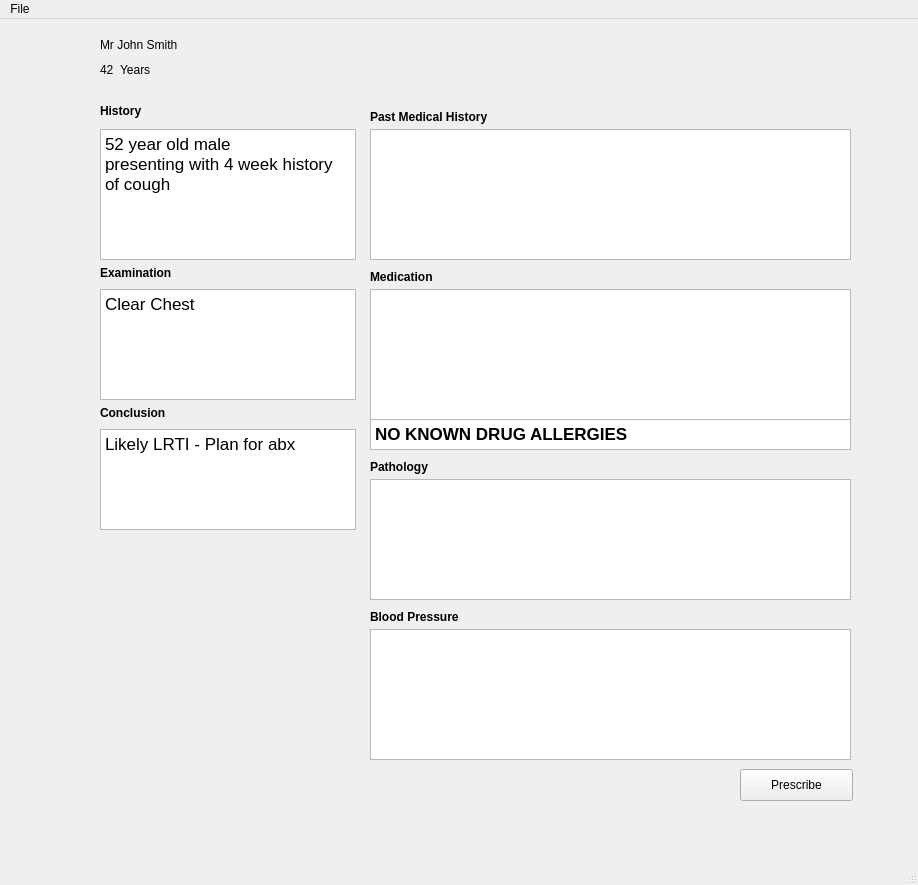
<?xml version="1.0" encoding="UTF-8"?>
<ui version="4.0">
 <class>within_window</class>
 <widget class="QMainWindow" name="within_window">
  <property name="geometry">
   <rect>
    <x>0</x>
    <y>0</y>
    <width>918</width>
    <height>885</height>
   </rect>
  </property>
  <property name="windowTitle">
   <string>MainWindow</string>
  </property>
  <widget class="QWidget" name="centralwidget">
   <widget class="QLabel" name="patientName">
    <property name="geometry">
     <rect>
      <x>100</x>
      <y>10</y>
      <width>181</width>
      <height>31</height>
     </rect>
    </property>
    <property name="text">
     <string>Mr John Smith</string>
    </property>
   </widget>
   <widget class="QLabel" name="patientAge">
    <property name="geometry">
     <rect>
      <x>100</x>
      <y>40</y>
      <width>21</width>
      <height>21</height>
     </rect>
    </property>
    <property name="text">
     <string>42</string>
    </property>
   </widget>
   <widget class="QLabel" name="patientAge_Years">
    <property name="geometry">
     <rect>
      <x>120</x>
      <y>40</y>
      <width>51</width>
      <height>21</height>
     </rect>
    </property>
    <property name="text">
     <string>Years</string>
    </property>
   </widget>
   <widget class="QPushButton" name="prescribe_BTN">
    <property name="geometry">
     <rect>
      <x>740</x>
      <y>750</y>
      <width>113</width>
      <height>32</height>
     </rect>
    </property>
    <property name="text">
     <string>Prescribe</string>
    </property>
   </widget>
   <widget class="QLabel" name="examination_label">
    <property name="geometry">
     <rect>
      <x>100</x>
      <y>240</y>
      <width>81</width>
      <height>28</height>
     </rect>
    </property>
    <property name="font">
     <font>
      <bold>true</bold>
     </font>
    </property>
    <property name="text">
     <string>Examination</string>
    </property>
   </widget>
   <widget class="QLabel" name="conclusion_label">
    <property name="geometry">
     <rect>
      <x>100</x>
      <y>380</y>
      <width>81</width>
      <height>28</height>
     </rect>
    </property>
    <property name="font">
     <font>
      <bold>true</bold>
     </font>
    </property>
    <property name="text">
     <string>Conclusion</string>
    </property>
   </widget>
   <widget class="QTextBrowser" name="examination_text">
    <property name="geometry">
     <rect>
      <x>100</x>
      <y>270</y>
      <width>256</width>
      <height>111</height>
     </rect>
    </property>
    <property name="html">
     <string>&lt;!DOCTYPE HTML PUBLIC &quot;-//W3C//DTD HTML 4.0//EN&quot; &quot;http://www.w3.org/TR/REC-html40/strict.dtd&quot;&gt;
&lt;html&gt;&lt;head&gt;&lt;meta name=&quot;qrichtext&quot; content=&quot;1&quot; /&gt;&lt;meta charset=&quot;utf-8&quot; /&gt;&lt;style type=&quot;text/css&quot;&gt;
p, li { white-space: pre-wrap; }
hr { height: 1px; border-width: 0; }
&lt;/style&gt;&lt;/head&gt;&lt;body style=&quot; font-family:'.AppleSystemUIFont'; font-size:13pt; font-weight:400; font-style:normal;&quot;&gt;
&lt;p style=&quot; margin-top:0px; margin-bottom:0px; margin-left:0px; margin-right:0px; -qt-block-indent:0; text-indent:0px;&quot;&gt;Clear Chest&lt;/p&gt;&lt;/body&gt;&lt;/html&gt;</string>
    </property>
   </widget>
   <widget class="QTextBrowser" name="history_text">
    <property name="geometry">
     <rect>
      <x>100</x>
      <y>110</y>
      <width>256</width>
      <height>131</height>
     </rect>
    </property>
    <property name="html">
     <string>&lt;!DOCTYPE HTML PUBLIC &quot;-//W3C//DTD HTML 4.0//EN&quot; &quot;http://www.w3.org/TR/REC-html40/strict.dtd&quot;&gt;
&lt;html&gt;&lt;head&gt;&lt;meta name=&quot;qrichtext&quot; content=&quot;1&quot; /&gt;&lt;meta charset=&quot;utf-8&quot; /&gt;&lt;style type=&quot;text/css&quot;&gt;
p, li { white-space: pre-wrap; }
hr { height: 1px; border-width: 0; }
&lt;/style&gt;&lt;/head&gt;&lt;body style=&quot; font-family:'.AppleSystemUIFont'; font-size:13pt; font-weight:400; font-style:normal;&quot;&gt;
&lt;p style=&quot; margin-top:0px; margin-bottom:0px; margin-left:0px; margin-right:0px; -qt-block-indent:0; text-indent:0px;&quot;&gt;52 year old male&lt;/p&gt;
&lt;p style=&quot; margin-top:0px; margin-bottom:0px; margin-left:0px; margin-right:0px; -qt-block-indent:0; text-indent:0px;&quot;&gt;presenting with 4 week history of cough&lt;/p&gt;
&lt;p style=&quot;-qt-paragraph-type:empty; margin-top:0px; margin-bottom:0px; margin-left:0px; margin-right:0px; -qt-block-indent:0; text-indent:0px;&quot;&gt;&lt;br /&gt;&lt;/p&gt;&lt;/body&gt;&lt;/html&gt;</string>
    </property>
   </widget>
   <widget class="QLabel" name="history_label">
    <property name="geometry">
     <rect>
      <x>100</x>
      <y>78</y>
      <width>51</width>
      <height>28</height>
     </rect>
    </property>
    <property name="font">
     <font>
      <bold>true</bold>
     </font>
    </property>
    <property name="text">
     <string>History</string>
    </property>
   </widget>
   <widget class="QTextBrowser" name="conclusion_text">
    <property name="geometry">
     <rect>
      <x>100</x>
      <y>410</y>
      <width>256</width>
      <height>101</height>
     </rect>
    </property>
    <property name="html">
     <string>&lt;!DOCTYPE HTML PUBLIC &quot;-//W3C//DTD HTML 4.0//EN&quot; &quot;http://www.w3.org/TR/REC-html40/strict.dtd&quot;&gt;
&lt;html&gt;&lt;head&gt;&lt;meta name=&quot;qrichtext&quot; content=&quot;1&quot; /&gt;&lt;meta charset=&quot;utf-8&quot; /&gt;&lt;style type=&quot;text/css&quot;&gt;
p, li { white-space: pre-wrap; }
hr { height: 1px; border-width: 0; }
&lt;/style&gt;&lt;/head&gt;&lt;body style=&quot; font-family:'.AppleSystemUIFont'; font-size:13pt; font-weight:400; font-style:normal;&quot;&gt;
&lt;p style=&quot; margin-top:0px; margin-bottom:0px; margin-left:0px; margin-right:0px; -qt-block-indent:0; text-indent:0px;&quot;&gt;Likely LRTI - Plan for abx&lt;/p&gt;&lt;/body&gt;&lt;/html&gt;</string>
    </property>
    <property name="textInteractionFlags">
     <set>Qt::LinksAccessibleByKeyboard|Qt::LinksAccessibleByMouse|Qt::TextBrowserInteraction|Qt::TextEditable|Qt::TextSelectableByMouse</set>
    </property>
   </widget>
   <widget class="QLabel" name="pastmedicalhistory_label">
    <property name="geometry">
     <rect>
      <x>370</x>
      <y>90</y>
      <width>131</width>
      <height>16</height>
     </rect>
    </property>
    <property name="font">
     <font>
      <bold>true</bold>
     </font>
    </property>
    <property name="text">
     <string>Past Medical History</string>
    </property>
   </widget>
   <widget class="QTableView" name="past_medical_history_table">
    <property name="geometry">
     <rect>
      <x>370</x>
      <y>110</y>
      <width>481</width>
      <height>131</height>
     </rect>
    </property>
   </widget>
   <widget class="QTableView" name="medication_table">
    <property name="geometry">
     <rect>
      <x>370</x>
      <y>270</y>
      <width>481</width>
      <height>131</height>
     </rect>
    </property>
   </widget>
   <widget class="QLabel" name="medication_label">
    <property name="geometry">
     <rect>
      <x>370</x>
      <y>250</y>
      <width>131</width>
      <height>16</height>
     </rect>
    </property>
    <property name="font">
     <font>
      <bold>true</bold>
     </font>
    </property>
    <property name="text">
     <string>Medication</string>
    </property>
   </widget>
   <widget class="QLabel" name="pathology_label">
    <property name="geometry">
     <rect>
      <x>370</x>
      <y>440</y>
      <width>131</width>
      <height>16</height>
     </rect>
    </property>
    <property name="font">
     <font>
      <bold>true</bold>
     </font>
    </property>
    <property name="text">
     <string>Pathology</string>
    </property>
   </widget>
   <widget class="QTableView" name="pathology_table">
    <property name="geometry">
     <rect>
      <x>370</x>
      <y>460</y>
      <width>481</width>
      <height>121</height>
     </rect>
    </property>
    <property name="sortingEnabled">
     <bool>false</bool>
    </property>
   </widget>
   <widget class="QTableView" name="bloodpressure_table">
    <property name="geometry">
     <rect>
      <x>370</x>
      <y>610</y>
      <width>481</width>
      <height>131</height>
     </rect>
    </property>
    <property name="sortingEnabled">
     <bool>false</bool>
    </property>
   </widget>
   <widget class="QLabel" name="bloodpressure_label">
    <property name="geometry">
     <rect>
      <x>370</x>
      <y>590</y>
      <width>131</width>
      <height>16</height>
     </rect>
    </property>
    <property name="font">
     <font>
      <bold>true</bold>
     </font>
    </property>
    <property name="text">
     <string>Blood Pressure</string>
    </property>
   </widget>
   <widget class="QTextBrowser" name="allergy_textBrowser">
    <property name="geometry">
     <rect>
      <x>370</x>
      <y>400</y>
      <width>481</width>
      <height>31</height>
     </rect>
    </property>
    <property name="html">
     <string>&lt;!DOCTYPE HTML PUBLIC &quot;-//W3C//DTD HTML 4.0//EN&quot; &quot;http://www.w3.org/TR/REC-html40/strict.dtd&quot;&gt;
&lt;html&gt;&lt;head&gt;&lt;meta name=&quot;qrichtext&quot; content=&quot;1&quot; /&gt;&lt;meta charset=&quot;utf-8&quot; /&gt;&lt;style type=&quot;text/css&quot;&gt;
p, li { white-space: pre-wrap; }
hr { height: 1px; border-width: 0; }
&lt;/style&gt;&lt;/head&gt;&lt;body style=&quot; font-family:'.AppleSystemUIFont'; font-size:13pt; font-weight:400; font-style:normal;&quot;&gt;
&lt;p style=&quot; margin-top:0px; margin-bottom:0px; margin-left:0px; margin-right:0px; -qt-block-indent:0; text-indent:0px;&quot;&gt;&lt;span style=&quot; font-weight:700;&quot;&gt;NO KNOWN DRUG ALLERGIES&lt;/span&gt;&lt;/p&gt;&lt;/body&gt;&lt;/html&gt;</string>
    </property>
   </widget>
  </widget>
  <widget class="QMenuBar" name="menubar">
   <property name="geometry">
    <rect>
     <x>0</x>
     <y>0</y>
     <width>918</width>
     <height>24</height>
    </rect>
   </property>
   <widget class="QMenu" name="menuFile">
    <property name="title">
     <string>File</string>
    </property>
   </widget>
   <addaction name="menuFile"/>
  </widget>
  <widget class="QStatusBar" name="statusbar"/>
 </widget>
 <resources/>
 <connections/>
</ui>
